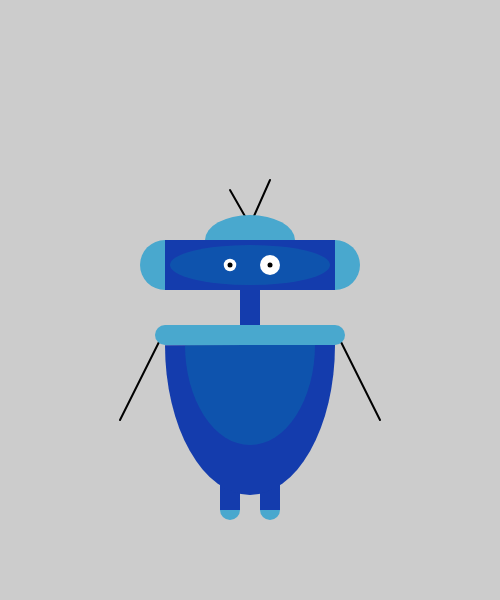
Frame 1 (no input)
Frame 60 (no input): identical to frame 1, image omitted
Frame 120 (the mouse pressed at the canvas centre since frame 60): identical to frame 1, image omitted

The p5.js sketch that drew this single still picture (run headless with seeded random() and noise() and a simulated clock; from frame 60 on, the mouse is pressed at the canvas centre):

// p5.js sketch
// ── sketch.js
function setup() {
	// define artboard size
	createCanvas(500,600);
	// Set here the values that are not changing all over the sketch

}

function draw() {
	background(204);

	//Neck
	noStroke();
	fill(20,60,173); //Blue
	rect(240, 285, 20, 40);

	strokeWeight(2);
	stroke(0);

	//Hair
	line(250, 225, 270, 180);
	line(250, 225, 230, 190);

	//Arms
	line(165, 330, 120, 420);
	line(335, 330, 380, 420);

	noStroke();

	//Shoulders
	fill(73,168,206);
	ellipse(165, 335, 20);
	fill(73,168,206);
	ellipse(335, 335, 20);

	//Feet
	fill(73,168,206);
	ellipse(230, 510, 20);
	fill(73,168,206);
	ellipse(270, 510, 20);

	//Legs
	fill(20,60,173); //Blue
	rect(220, 480, 20, 30);
	fill(20,60,173); //Blue
	rect(260, 480, 20, 30);

	//Body
	fill(73,168,206);
	rect(165, 325, 170, 20);
	fill(20,60,173); //Blue
	arc(250, 345, 170, 300 , 0, 3.14);
	fill(0, 140, 173, 75.5); //Lightblue
	arc(250, 345, 130, 200 , 0, 3.14);


	//Ears
	fill(73,168,206);
	ellipse(165 ,265, 50);
	fill(73,168,206);
	ellipse(335, 265, 50);

	//Head
	ellipse(250, 240, 90, 50);
	fill(20,60,173); //Blue
	rect(165, 240, 170, 50);
	fill(0, 140, 173, 75.5); //Lightblue
	ellipse(250, 265, 160, 40);


	//Eyes
	fill(255, 255, 255);
	ellipse(230, 265, 12.5);
	fill(255, 255, 255);
	ellipse(270, 265, 20);
	fill(0,0,0);
	ellipse(230,265, 5);
	ellipse(270,265,5);

}
